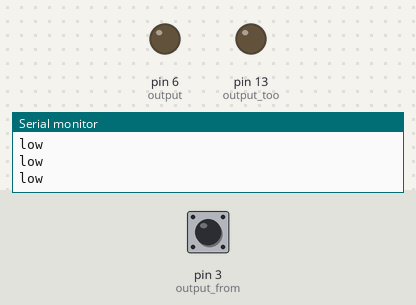
A sketch run on a simulated Arduino Uno, built with avr-gcc and run on an emulated ATmega328P. Shown: output pins drawn as LEDs (lit = HIGH), the last lines printed to the serial monitor. The inputs (shaded band) are chosen by the test bench; at power-on: pin 3 (output_from) LOW.

Above: at 1.2 s.
1.3 s: pin 3 (output_from) driven HIGH
At 2.5 s:
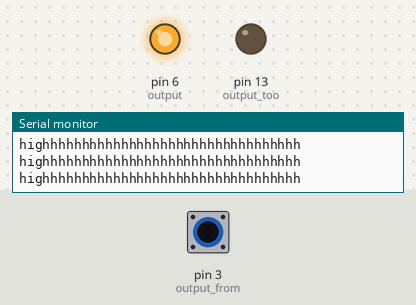
2.8 s: pin 3 (output_from) pulsed LOW 2 times (0.12 s each, 0.3 s apart)
6.4 s: pin 3 (output_from) driven LOW
9.4 s: pin 3 (output_from) pulsed HIGH 5 times (0.12 s each, 0.3 s apart)
Timing chart, 0 to 12.4 s (numbered marks = the images above; inputs shaded):
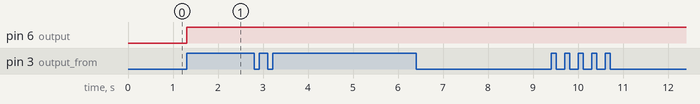

The sketch:

white_motion.ino
```cpp
int output_too = 13;
int output_from = 3;
int output = 6;
int value = 0;
int count = 0;
void setup() {
 pinMode(output_too, OUTPUT);
 pinMode(output_from, INPUT);
 pinMode(output, OUTPUT);
 Serial.begin(9600);
}
void loop(){
// value = digitalRead(output_from);
// Serial.println(value);
// if(value == 1){
//     digitalWrite(output, HIGH);
////     delay(10000);
//     Serial.print("high");
// }

switch (value = digitalRead(output_from)) {
  case 1:
    digitalWrite(output, HIGH);
    Serial.println("highhhhhhhhhhhhhhhhhhhhhhhhhhhhhhhhh");
    count = 0;
    break;
  case 0:
    count = count + 1;
    if (count >= 15000){
     digitalWrite(output, LOW);
    }
    Serial.println("low");
    break;
  default:
    Serial.println("uhhhh wtf, 'value' not 1 or 0");
    break;
}
//                       else{
//                        for (int i = 0; i <= 15000; i++) {
//                           value = digitalRead(output_from);
//                           Serial.println(value);
//                           Serial.println(count);
//                           count = count+1;
//                           if (value == 1){
//                            Serial.println("found motion again");
//                             digitalWrite(output, HIGH);
//                             count = 0;
//                             continue;
//                           }
//                        }
//                         digitalWrite(output, LOW);
//                         Serial.print("low");
//
//                       }

}
```

Measured:
- after the input at 1.3 s, pin 6 (output): LOW → HIGH at once
